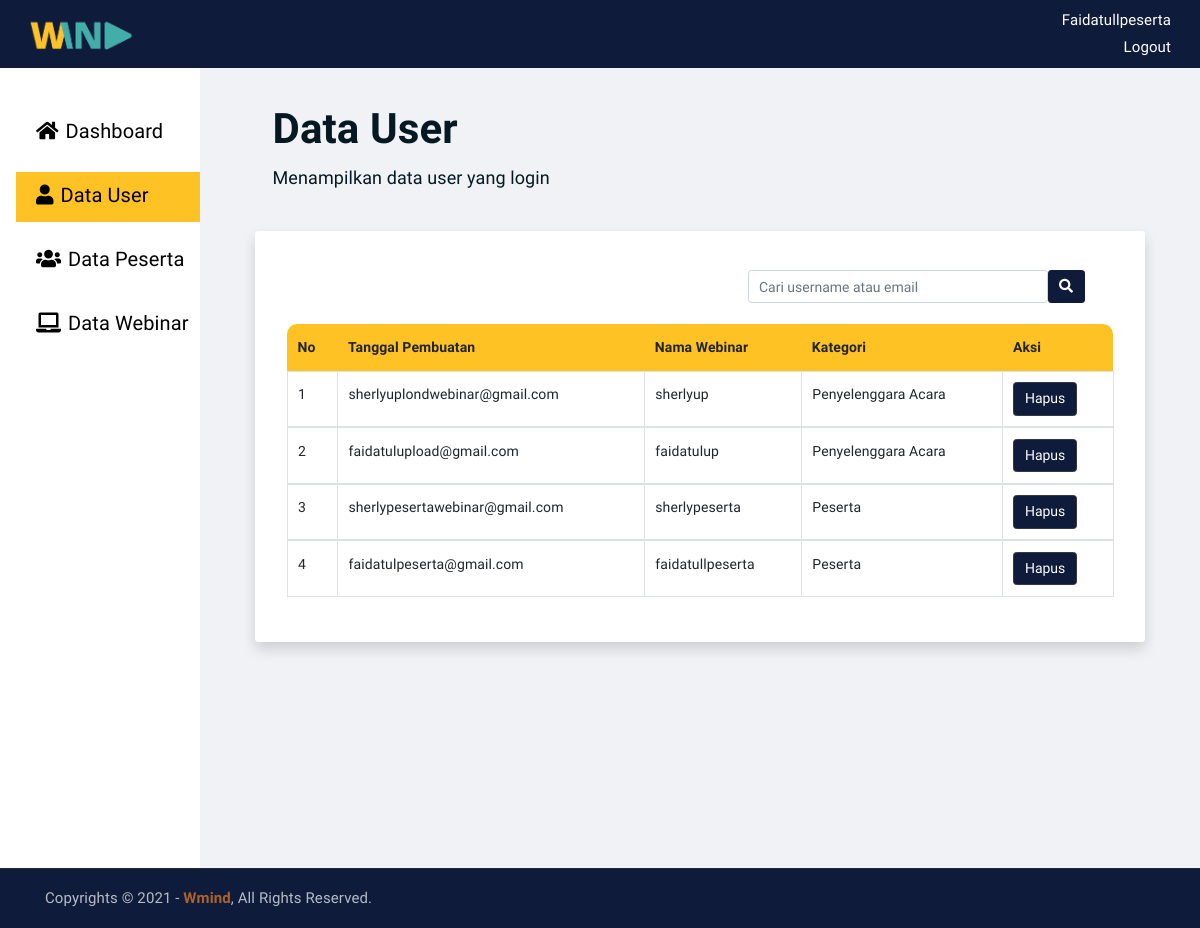
The app's page /admin-user.php (signed in), older data.
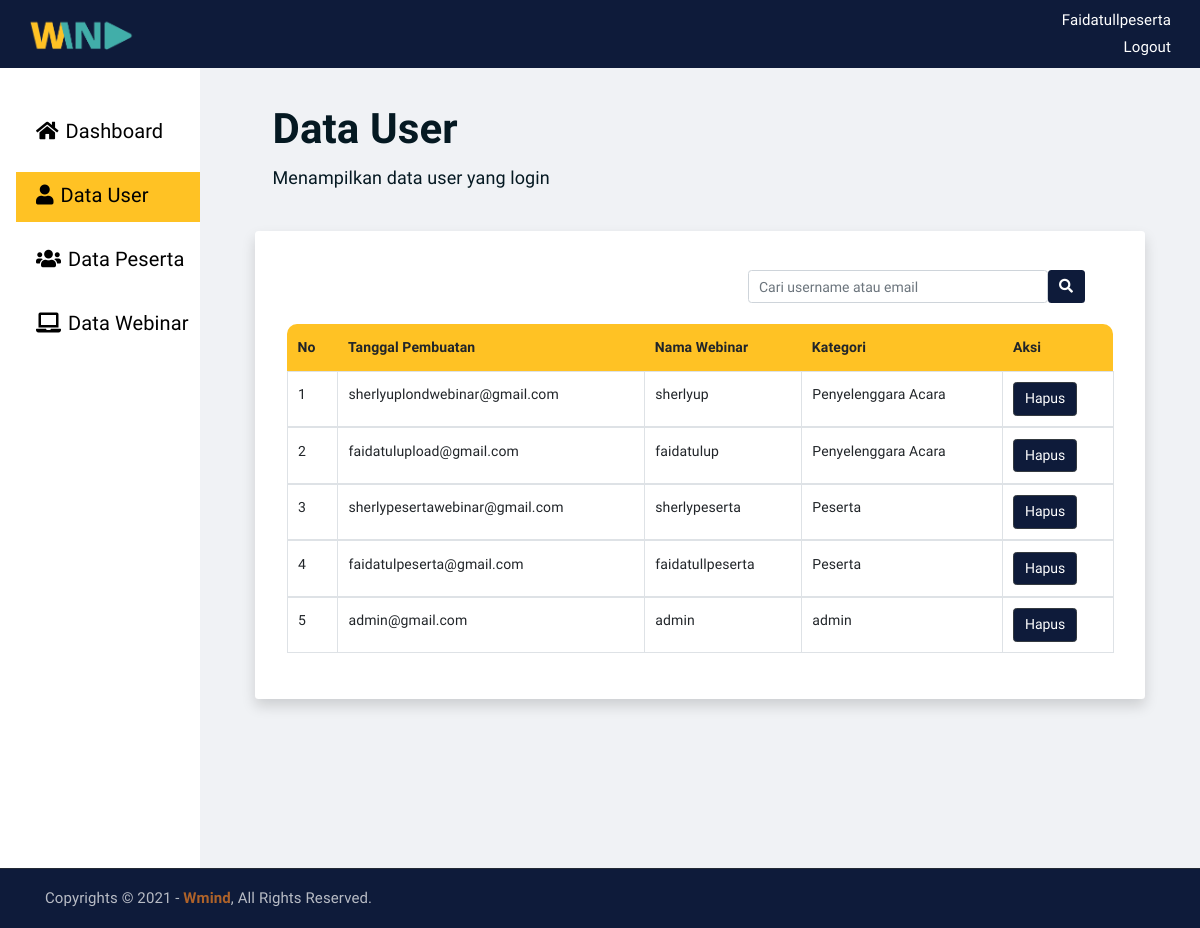
The same page, newer data.
### tables this page shows
CREATE TABLE `tb_user` (
  `id_user` int(11) NOT NULL,
  `nama` varchar(225) NOT NULL,
  `email` varchar(225) NOT NULL,
  `username` varchar(225) NOT NULL,
  `level` varchar(20) NOT NULL,
  `password` varchar(100) DEFAULT NULL
);

### admin-user.php (the view, shortened to what this page needs)
<!DOCTYPE html>
<html lang="en">
<head>
    <link rel="stylesheet" href="assets/css/all.min.css">
    <link rel="stylesheet" href="assets/bootstrap/css/bootstrap.min.css">
    <link rel="stylesheet" href="assets/css/owl.carousel.css">
    <link rel="stylesheet" href="assets/css/magnific-popup.css">
    <link rel="stylesheet" href="assets/css/animate.css">
    <link rel="stylesheet" href="assets/css/meanmenu.min.css">
    <link rel="stylesheet" href="assets/css/main.css">
    <link rel="stylesheet" href="assets/css/responsive.css">
    <link rel="stylesheet" href="assets/css/css_tirja.css">
</head>
<body>
    <div class="wadah">
        <nav class="navbar navBarEo">
            <div class="container-fluid">
                <a class="navbar-brand" href="index.php">
                    <img src="assets/img/logo_transparan.png" style="width: 70%" alt="">
                </a>
                <div class="navBarUsername">
                    <p class="panggilUsername"> <?php echo $_SESSION['username']; ?></p>
                    <a class="txtLogout" href="logout.php">Logout</a>
                </div>
            </div>
        </nav>
        <div class="container-fluid">
            <div class="row">
                <div class="col-md-2 samping-kiri">
                    <div class="menu-samping">
                        <ul class="nav flex-column">
                            <li class="nav-item ml-4">
                                <a class="nav-link link-menu" href="admin-dashboard.php"><i class="fas fa-home mr-2"></i>Dashboard</a>
                            </li>
                            <li class="nav-item active mt-3 ml-4">
                                <a class="nav-link link-menu" href="admin-user.php"><i class="fas fa-user mr-2"></i>Data User</a>
                            </li>
                            <li class="nav-item mt-3 ml-4">
                                <a class="nav-link link-menu" href="admin-peserta.php"><i class="fas fa-users mr-2"></i>Data Peserta</a>
                            </li>
                            <li class="nav-item mt-3 ml-4">
                                <a class="nav-link link-menu" href="admin-webinar.php"><i class="fas fa-laptop mr-2"></i>Data Webinar</a>
                            </li>
                        </ul>
                    </div>
                </div>
                <div class="col-md-10" style="background-color: #F0F2F5;">
                    <div class="isi-admin">
                        <div class="card judul-tabel">
                            <div class="card-body">
                                <h2 class="card-title">Data User</h2>
                                <p class="card-text" style="font-size: 18px;">Menampilkan data user yang login</p>
                            </div>
                        </div>
                        <div class="card shadow p-3 mb-5 bg-white rounded" style="width: 100%; border: none; border-radius: 6px; ">
                            <div class="card-body">
                                <div class="navbar">
                                    <div class="container d-flex justify-content-end mb-3 ">
                                        <form class="d-flex" action="" method="post" style=" ">
                                            <input class="form-control" style="width: 300px;" name="inputCari" type="search" placeholder="Cari username atau email" aria-label="Search">
                                            <button class="btn" name="cari" type="submit" style="background-color: #0E1B3A; color: white;"><i class="fas fa-search"></i></button>
                                        </form>
                                    </div>
                                </div>
                                <table class="table table-bordered" style="border:none;">
                                    <thead>
                                        <tr style="background-color: #FFC224;border: none;">
                                            <th scope="col" style="border-top-left-radius: 10px; border: none;">No</th>
                                            <th scope="col" style="border: none;">Tanggal Pembuatan</th>
                                            <th scope="col" style="border: none;">Nama Webinar</th>
                                            <th scope="col" style="border: none;">Kategori</th>
                                            <th scope="col" style="border-top-right-radius: 10px; border: none;">Aksi</th>
                                        </tr>
                                    </thead>
                                    <?php
										include "koneksi.php";
										$no=1;
										$cari = $_POST['inputCari'];
										if($cari != ''){
											$select= mysqli_query($koneksi, "SELECT * FROM tb_user WHERE id_user AND username LIKE '%".$cari."%' OR email LIKE '%".$cari."%' ");
										}else{
											$select= mysqli_query($koneksi, "SELECT * FROM tb_user WHERE id_user ");
										}
										if(mysqli_num_rows($select)){
											while ($data=mysqli_fetch_array ($select)){
									?>
                                    <tbody>
                                        <tr>
                                            <td><?php echo $no++;?></td>
                                            <td><?php echo $data['email']; ?></td>
                                            <td><?php echo $data['username']; ?></td>
                                            <td><?php echo $data['level']; ?></td>
                                            <td>
                                                <a href="admin-delete-user.php?id_user=<?php echo $data['id_user'];?>"
                                                    onclick="return confirm ('Apakah anda yakin?')" >
                                                    <button type="button" class="btn btn-dark btn-admin">Hapus</button>
                                                </a>
                                            </td>
                                        </tr>
                                    <?php
                                    }
                                    ?>
                                    </tbody>
                                    <?php } else{
										echo '<tr class="text-center"><td colspan="5">Tidak ada data</td></tr>';
									}?>
                                </table>
                            </div>
                        </div>
                    </div>
                </div>
            </div>
        </div>
        <div class="copyright" style="background-color: #0E1B3A">
            <div class="container">
                <div class="row">
                    <div class="col-lg-6 col-md-12">
                        <p>Copyrights &copy; 2021 - <a href="https://imransdesign.com/">Wmind</a>,  All Rights Reserved.</p>
                    </div>
                </div>
            </div>
        </div>
    </div>
</body>
</html>

### assets/css/main.css (style rules this page uses)
html { font-size: 14px; font-weight: 400; line-height: 28px; height: 100%; }
body { font-family: 'Lexend Deca', sans-serif; font-weight: 400; font-size: 1rem; letter-spacing: 0.1px; line-height: 1.8; color: #051922; overflow-x: hidden; }
body img { max-width: 100%; }
a { cursor: pointer; text-decoration: none; -webkit-transition: all 0.2s ease-in-out; -o-transition: all 0.2s ease-in-out; transition: all 0.2s ease-in-out; }
h1, .h1, h2, .h2, h3, .h3, h4, .h4, h5, .h5, h6, .h6 { font-family: 'Lexend Deca', sans-serif; font-weight: 700; margin: 0 0 1.25rem 0; color: #051922; }
h2, .h2 { font-size: 3rem; font-weight: 700; line-height: 3.25rem; }
p { font-family: 'Lexend Deca', sans-serif; font-weight: 400; font-size: 1rem; letter-spacing: 0.1px; line-height: 1.8; color: #051922; margin: 0 0 1.25rem 0; }
p:last-child { margin: 0; }
a.navbar-brand img { max-width: 150px; }
.copyright { background-color: #051922; border-top: 1px solid #232a35; }
.copyright p { margin: 0; color: #fff; opacity: 0.7; padding: 16px 0; font-size: 15px; }
.copyright a { color: #F28123; font-weight: 700; }
a.navbar-brand { -webkit-transition: 0.3s; -o-transition: 0.3s; transition: 0.3s; }
html, body { height: 100%; }
thead { border-bottom: 1px solid #eee; }

### assets/css/css_tirja.css (style rules this page uses)
body .wadah { font-family: 'Lexend Deca', sans-serif; }
.navBarEo { background-color: #0E1B3A; }
.navBarUsername { text-align: right; }
.panggilUsername { color: white; font-family: 'Lexend Deca', sans-serif; font-size: 15px; margin-bottom: 0px; text-transform: capitalize; }
.txtLogout { color: white; font-family: 'Lexend Deca', sans-serif; font-size: 15px; font-weight: 200; }
.samping-kiri { height: 800px; background-color: white; width: 300px; }
.menu-samping { padding-top: 40px; margin-left: -20px; width: 400px; }
.menu-samping ul li.active { background-color: #FFC224; }
.menu-samping ul li a { color: black; }
.link-menu { color: black; padding-top: 5px; padding-bottom: 5px; padding-right: 5px; padding-left: 20px; width: 200px; height: 50px; font-family: 'Lexend Deca', sans-serif; font-size: 20px; cursor: pointer; }
.isi-admin { margin: 40px; }
.judul-tabel { margin-bottom: 20px; margin-top: -20px; background: transparent; border: none; }
.btn-admin { background-color: #0E1B3A; color: white; }

Row changes from the older to the newer data that the page shows:
added tb_user: email "admin@gmail.com", username "admin", level "admin"
